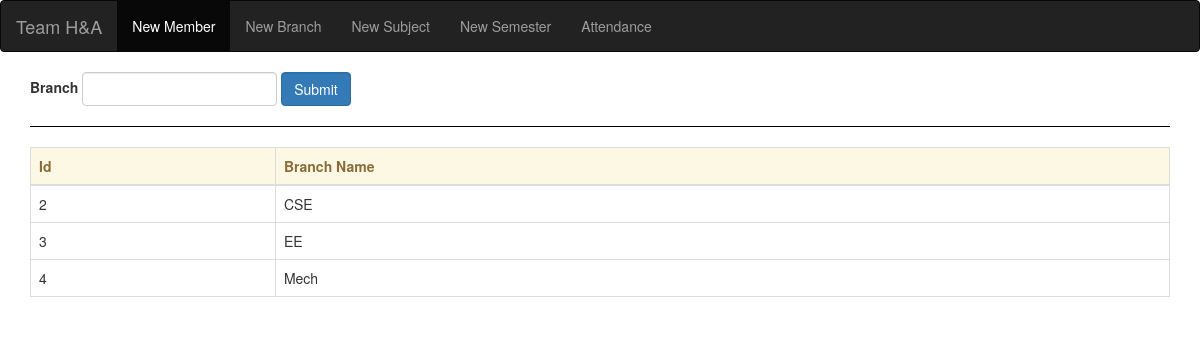
Page /newbranch on the committed database.
### blog/models.py (models this page shows, shortened)
class Branch(models.Model):
    name = models.CharField(max_length=50)

### blog/views.py (the view)
# urls.py: path("newbranch",views.newBranch, name='branch'),
def newBranch(request):
    branch = Branch.objects.all()
    return render(request, 'blog/new_branch.html', {'members': branch})

### blog/templates/blog/new_branch.html (shortened to what this page needs)
{% extends 'blog/nav.html' %}
{% block body %}
    <form method="POST">
        <div class="form-inline">
            <label>Branch</label>
               <input type="text" id="bname" class="form-control"/>
            <button type="button" class="btn btn-primary form-control" id="bsubmit">Submit</button>
        </div>
    </form>
    <hr style="border-top:1px solid #000; clear:both;"/>
    <table class="table table-bordered">
        <thead class="alert-warning">
            <tr>
                <th>Id</th>
                <th>Branch Name</th>
            </tr>
        </thead>
        <tbody>
            {% for member in members %}
            <tr>
                <td>{{ member.id }}</td>
                <td>{{ member.name }}</td>
            </tr>
            {% endfor %}
        </tbody>
    </table>
{% endblock %}

### rows in the picture
Branch: id "2", name "CSE"
Branch: id "3", name "EE"
Branch: id "4", name "Mech"
